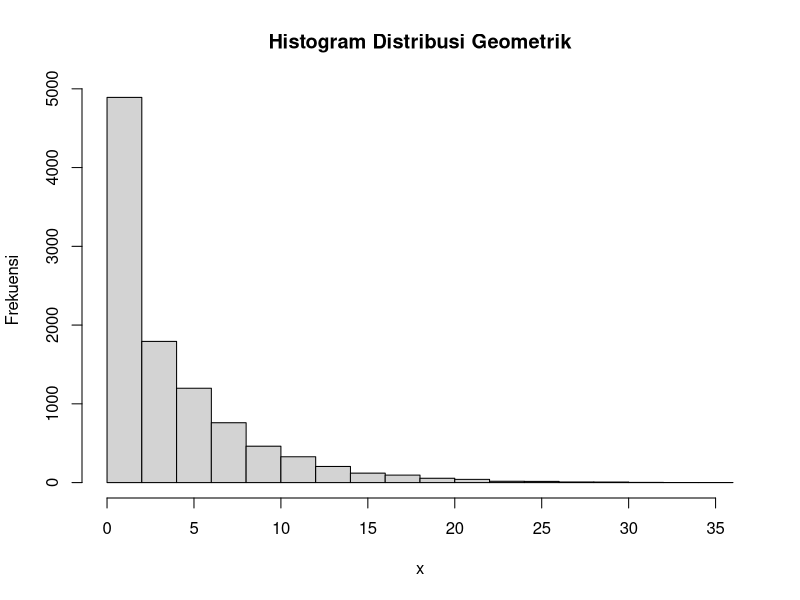
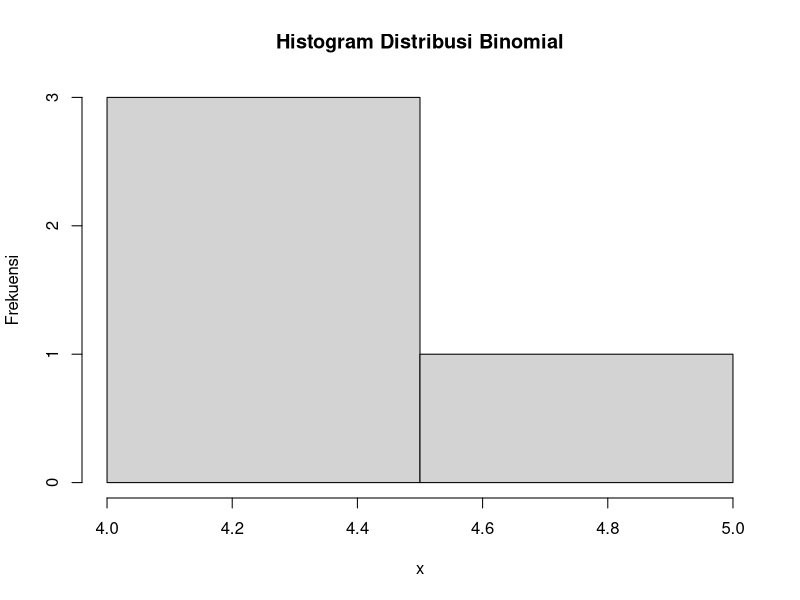
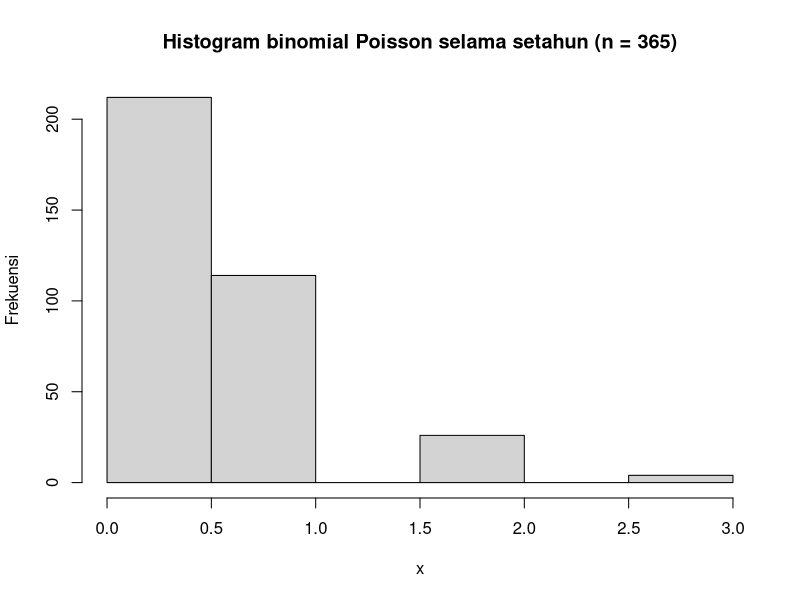
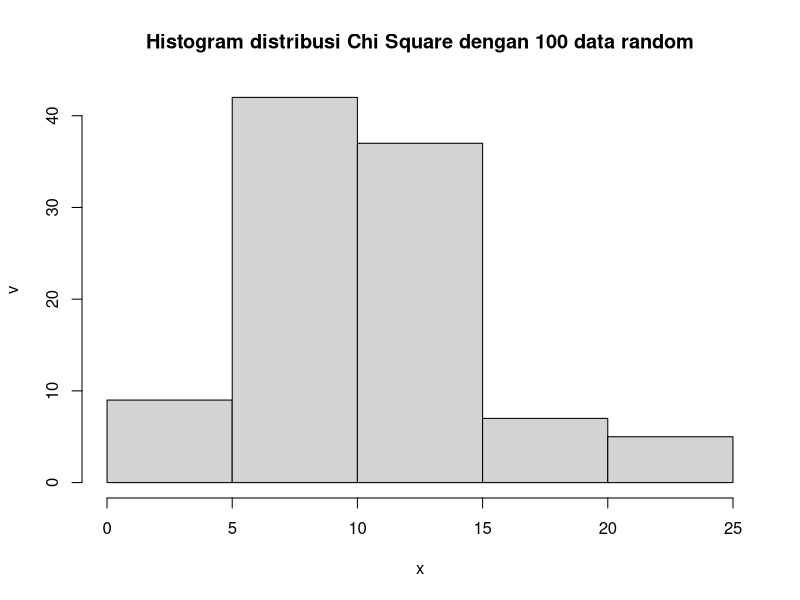

These charts were generated, in order, by the following R code:
# SOAL 1
# 1a
x = 3
p = 0.2
dgeom(x, prob = p)

# 1b
mean(rgeom(n = 10000, prob = p) == x)

# 1d
hist(rgeom(n = 10000, prob = p), xlab = "x", ylab = "Frekuensi", main = "Histogram Distribusi Geometrik")

# 1e
rataan = 1 / p
rataan 
varian = (1 - p) / (p * p)
varian


# SOAL 2
# 2a
n = 20
p = 0.2
x = 4
dbinom(x, n, prob = p)

# 2b
hist(rbinom(x, n, prob = p), xlab =  "x", ylab = "Frekuensi", main = "Histogram Distribusi Binomial")

# 2c
rataan = n * p
rataan
varian = n * p * (1 - p)
varian


# SOAL 3
# 3a
lambda = 0.45
x = 6
dpois(x, lambda)

# 3b
hist(rpois(n = 356, lambda), xlab = "x", ylab = "Frekuensi", main = "Histogram binomial Poisson selama setahun (n = 365)")

# 3d
rataan = varian = lambda
rataan
varian


# SOAL 4
# 4a
x = 2
v = 10
dchisq(x, v)

# 4b
hist(rchisq(n = 100, v), xlab = "x", ylab = "v", main = "Histogram distribusi Chi Square dengan 100 data random")

# 4c
rataan = v
rataan
varian = 2 * v
varian


# SOAL 5
#5a
lambda = 3
